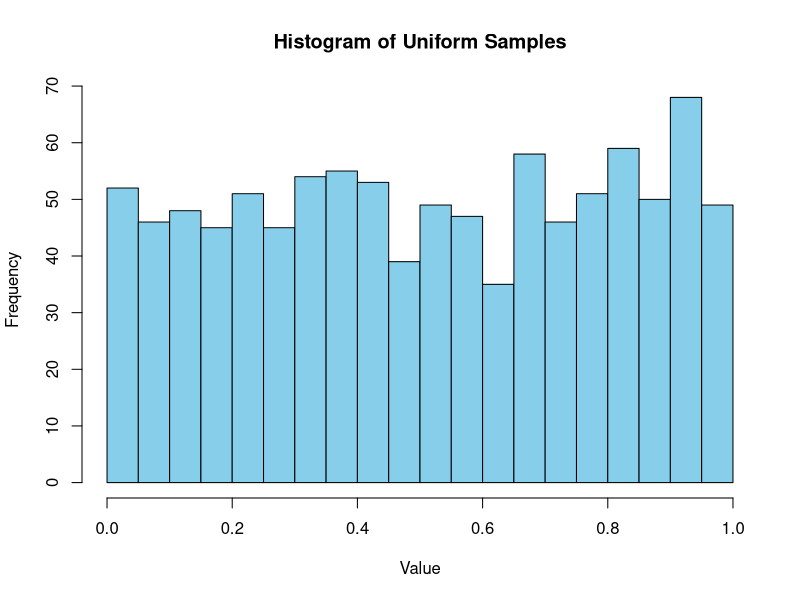
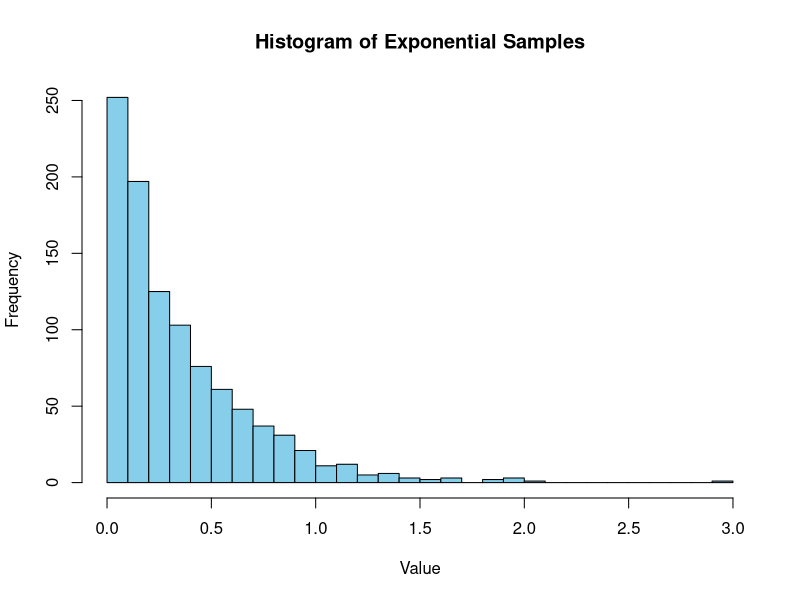
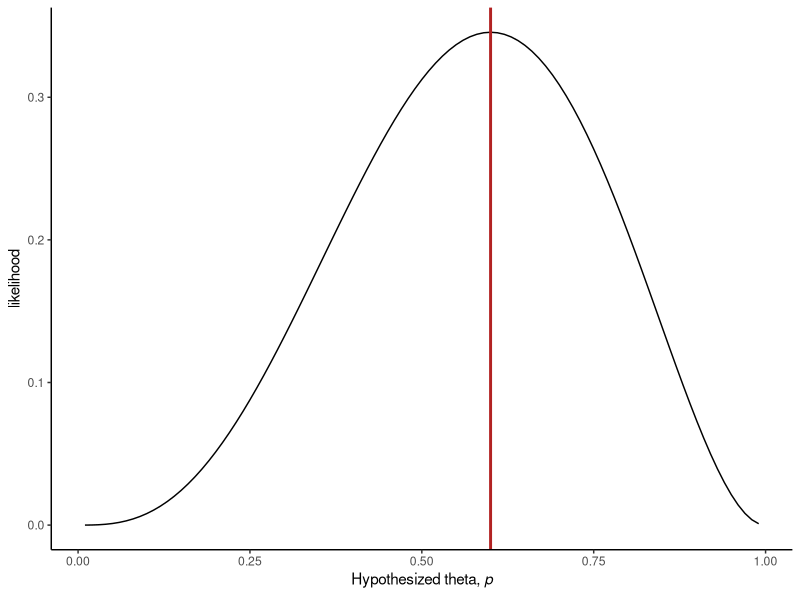
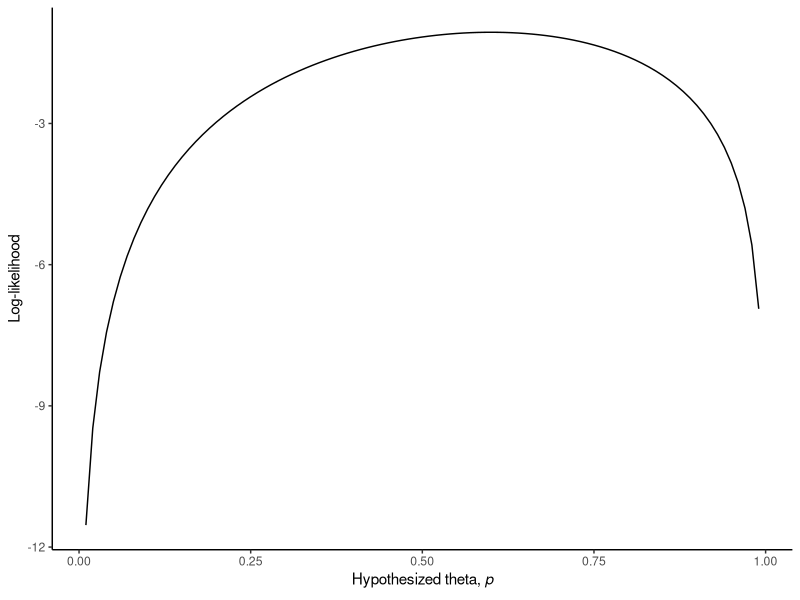
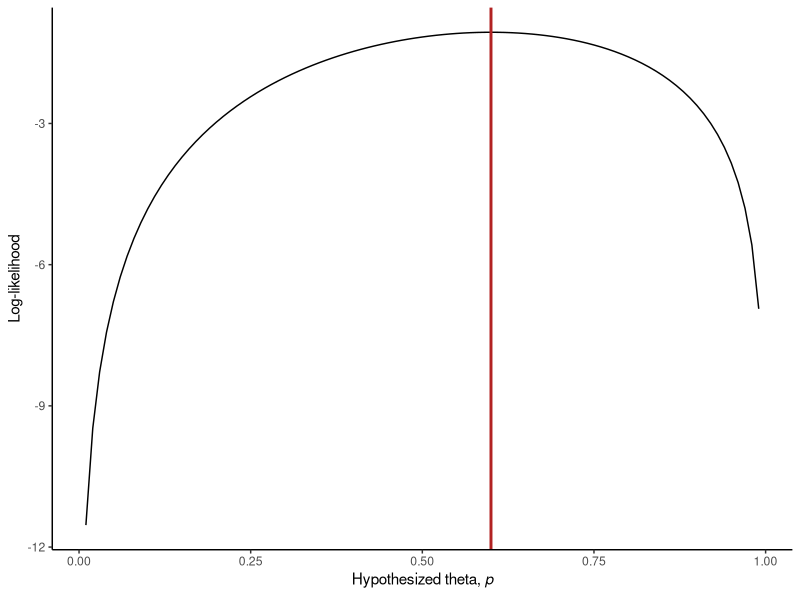

The R source for these figures, in order:
## ---- chunk 1
library(tidyverse)
library(ggplot2)
## ---- chunk 2

dhyper(9, 27,54, 22, log= FALSE)

## ---- chunk 3

1-phyper(8, 27, 54, 22, lower.tail = TRUE)

## ---- chunk 4
#10k random draws 
draw <- rhyper(10000, 27, 54, 22)

#amount from the draw that are greater or equal to 9
pass <- sum(draw >= 9)

# finding the proportion
sum(pass/ 10000)


## ---- chunk 5

# Define the parameters
population_size <- 27
null_hypothesis_prob <- 0.2657335 # from answer above 
significance_level <- 0.05

# Function to find the minimum number of sick people
find_min_sick_people <- function(population_size, null_hypothesis_prob, significance_level) {
  for (sick_people in 9:population_size) {
    test_result <- binom.test(sick_people, population_size, null_hypothesis_prob, alternative = "greater")
    if (test_result$p.value < significance_level) {
      return(sick_people)
    }
  }
  return(NA) # If no significant number is found
}

# Find the minimum number of sick people
min_sick_people <- find_min_sick_people(population_size, null_hypothesis_prob, significance_level)
min_sick_people


## ---- chunk 6
# generate 1k random uniform samples
samples <- runif(1000, min = 0, max = 1)

# plotting
hist(samples, breaks = 30, main = "Histogram of Uniform Samples", xlab = "Value", ylab = "Frequency", col = "skyblue")

# setting the mu value
mu <- 3

#Inverting the random samples. ie inverting CDF
exp_samples <- (-log(1 - samples) / mu)

# plotting
hist(exp_samples, breaks = 30, main = "Histogram of Exponential Samples", xlab = "Value", ylab = "Frequency", col = "skyblue")

## ---- chunk 7

#setting up the different values for theta
theta <- seq(0.01, 0.99, by = 0.01)

#creating likelihood data
like <- dbinom(3, size = 5, p = theta, log = FALSE)

# creating the log-likelihood data
loglik <- dbinom(3, size = 5, p = theta, log = TRUE)

#data frame for easier plotting
like_data <- data.frame(Theta = theta , Loglik = loglik, Like = like)

# Max  likelihood for basic plot
MaxLike <- like - max(like)

like_data$MaxLike <- MaxLike

like_pHat <- theta[like == max(like)]


#graphing the standard likelihood
ggplot(data = like_data, aes(x = Theta, y = Like)) +
  geom_line() +
  geom_vline(xintercept = like_pHat, color = "firebrick", size = 1) +
  labs(y = "likelihood", 
    x = expression(paste("Hypothesized theta, ", italic(p)))) + 
  theme_classic()

#graphing the log-likelihood
ggplot(data = like_data, aes(x = Theta, y = Loglik)) +
  geom_line() +
  labs(y = "Log-likelihood", 
    x = expression(paste("Hypothesized theta, ", italic(p)))) + 
  theme_classic()

# Getting the maximum likelihood value for the graph/distribution
MaxlogLike <- loglik - max(loglik)

like_data$Max <- MaxlogLike

pHat <- theta[loglik == max(loglik)]

ggplot(data = like_data, aes(x = Theta, y = Loglik)) +
  geom_line() +
  geom_vline(xintercept = pHat, color = "firebrick", size = 1) +
  labs(y = "Log-likelihood", 
    x = expression(paste("Hypothesized theta, ", italic(p)))) + 
  theme_classic()  

